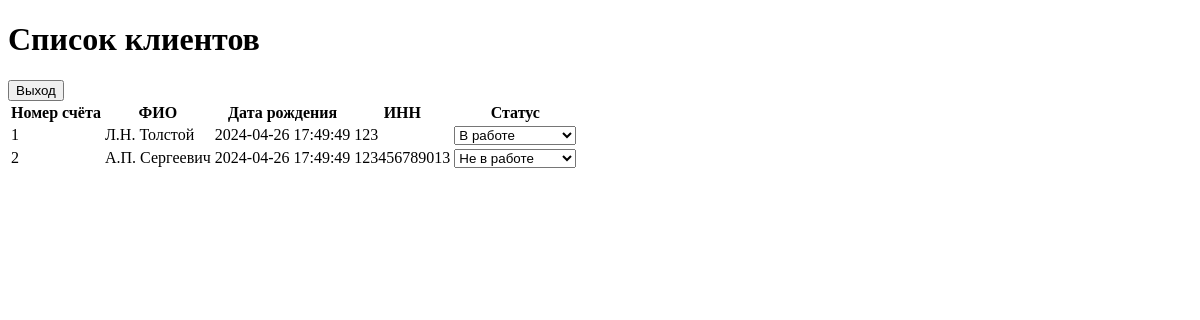
/list.php, run on an earlier commit of the app's database.
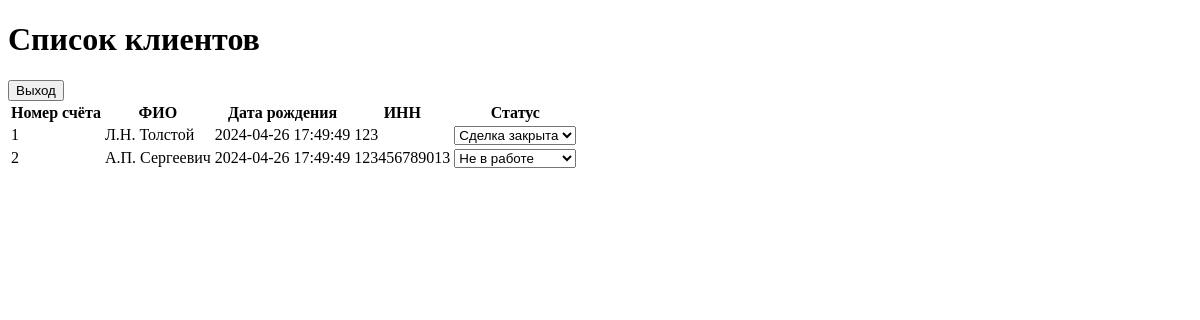
And on a later commit of the database.
### tables this page shows
CREATE TABLE clients
(
    account_id INTEGER PRIMARY KEY AUTOINCREMENT,
    firstname TEXT NOT NULL, 
    surname TEXT,
    secondname TEXT, 
    birthday DATE ,
    inn TEXT,
    user_fio TEXT,
    status_id INTEGER,
    FOREIGN KEY (user_fio)  REFERENCES users(fio),
    FOREIGN KEY (status_id)  REFERENCES status (id)
);

### list.php (the view, shortened to what this page needs)
<?php
$fio = $_COOKIE['fio'];
$db = new SQLite3(
    './db/db.sqlite',
    SQLITE3_OPEN_CREATE
        | SQLITE3_OPEN_READWRITE
);
$testQuery = ' SELECT account_id
             , SUBSTR(firstname,1,1)
             || "."
             || SUBSTR(surname,1,1)
             || ". "
             || secondname
                as fio
             , birthday
             , inn
             , name
             as `status`
            FROM clients
            JOIN status
                ON status.id = clients.status_id
            WHERE
                user_fio = "Бободжан";';
$statuses = [null, "Не в работе", "В работе", "Отказ", "Сделка закрыта"];
$res = $db->query($testQuery);
?>
<!doctype html>
<html lang="en">
<head>
    <link href="css/style.css" rel="stylesheet" />
</head>
<body>
    <header>
        <h1>Список <b><?= $fio; ?></b> клиентов</h1>
        <form action="/users/exit.php">
            <button type="submit">Выход</button>
        </form>
    </header>
    <table>
        <thead>
            <tr>
                <th>Номер счёта</th>
                <th>ФИО</th>
                <th>Дата рождения</th>
                <th>ИНН</th>
                <th>Статус</th>
            </tr>
        </thead>
        <tbody>
            <?php
            while ($client = $res->fetchArray()) {
            ?>
                <tr>
                    <td><?= $client['account_id'] ?></td>
                    <td><?= $client['fio'] ?></td>
                    <td><?= $client['birthday'] ?></td>
                    <td><?= $client['inn'] ?></td>
                    <td>
                        <select onchange="changeStatus(event)" id="<?= $client['account_id']; ?>" name="client-status" id="client-status">
                            <option value="1" <?= $client['status'] === $statuses[1] ? 'selected=""' : ""; ?>>Не в работе</option>
                            <option value="2" <?= $client['status'] === $statuses[2] ? 'selected=""' : ""; ?>>В работе</option>
                            <option value="4" <?= $client['status'] === $statuses[4] ? 'selected=""' : ""; ?>>Сделка закрыта</option>
                        </select>
                    </td>
                </tr>
            <?php
            }
            ?>
        </tbody>
    </table>
</body>
</html>

What changed in the data, as far as the page shows it:
changed clients id 1: client-status "В работе" → "Сделка закрыта"
